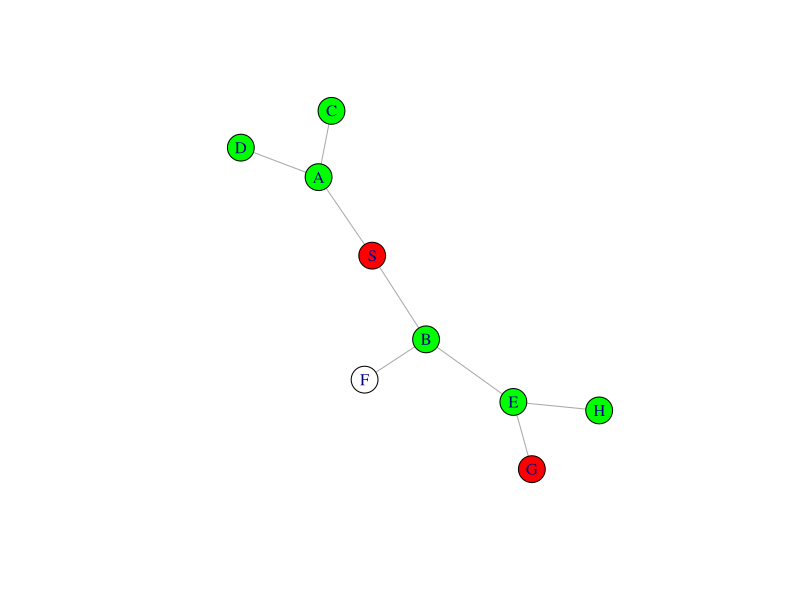

Write the R code that produced this figure.
library(igraph)
library(stringr)
adjList<-list(c('A', 'B'),
              c('C', 'D'),
              c('E', 'F'),
              'A',
              'A',
              c('H', 'G'),
              'B',
              'E',
              'E')
names(adjList)<-c('S',
                  'A',
                  'B',
                  'C',
                  'D',
                  'E',
                  'F',
                  'H',
                  'G')
graph<-stack(adjList)
#plot(g,directed=FALSE)
temp<-as.data.frame(graph)
x<-paste(temp$values,temp$ind,sep=",")
temp$y = unname(sapply(x, function(x) {
  paste(sort(str_trim(strsplit(x[1], ',')[[1]])), collapse=',')} ))
temp<-temp[!duplicated(temp$y), ]
print(temp)
temp<-temp[,-3]
print(temp)
dfs<-function(start,goal){
  open<-c()
  closed<-c()
  i<-1
  j<-1
  open[1]<-start
  while(!is.null(open[1])){
    n<-open[1]
    print(n)
    if(n==goal){
      closed[j]<-n
      open=open[-1]
      break
    }
    closed[j]<-open[i]
    V(temp)[open[i]]$color<-"red"
    j<-j+1
    count<-0
    neighbor=c()
    k<-1
    len<-length(adjList[open[i]][[1]])
    for(val in 1:len){
      neighbor[k]<-adjList[open[i]][[1]][val]
      k<-k+1
    }
    cat("Neighbors of  ",open[i],"are ",neighbor,"\n")
    neighbor<-neighbor[!neighbor %in% open]
    neighbor<-neighbor[!neighbor %in% closed]
    open<-append(neighbor,open)
    open<-open[-(length(neighbor)+1)]
  }
  return(closed)
}
temp<-graph.data.frame(temp,directed=FALSE)
k1<-dfs('S','G')
print(k1)
for(i in 1:length(k1))
{
  V(temp)[k1[i]]$color<-"green"
}
V(temp)["S"]$color<-"red"
V(temp)["G"]$color<-"red"
plot(temp)
